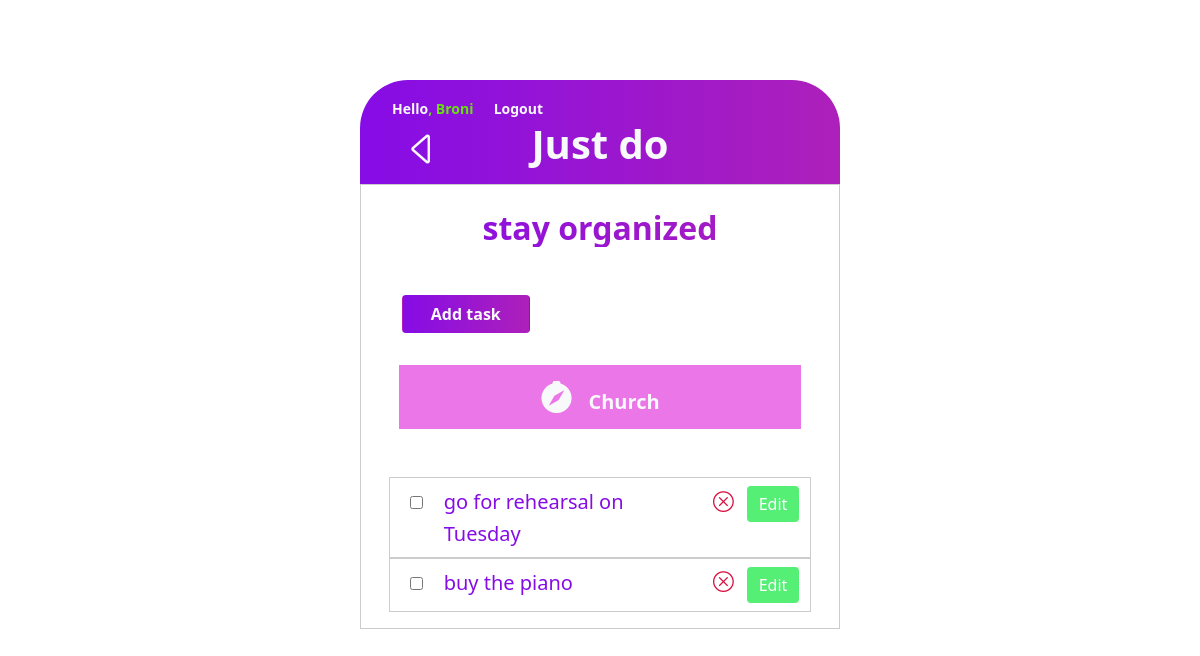
Screenshot of /todolist/7 (signed in) with the database file from the repository.
### todolist/models.py (models this page shows, shortened)
class TodoList(models.Model):
    name = models.CharField(max_length=255)
    icon_color = models.CharField('icon color', max_length=255, null=True, blank=True, default="#d848d6")
    user = models.ForeignKey(User, null=True, blank=True, on_delete=models.CASCADE)

### todoitems/models.py (models this page shows, shortened)
class TodoItem(models.Model):
    task = models.CharField(max_length=255)
    completed = models.BooleanField(default=False)
    todolist = models.ForeignKey(TodoList, null=True, on_delete=models.CASCADE)

### todolist/views.py (the view)
# urls.py: path('<int:pk>', DetailTodoList.as_view(), name='detail-todolist'),
class DetailTodoList(LoginRequiredMixin, DetailView):
    model = TodoList
    template_name = 'todolist/todolist_detail.html'
    context_object_name = 'todolist'

### templates/todolist/todolist_detail.html (shortened to what this page needs)
{% extends 'todolist/base.html' %}
{% block content %}
    <section class="mt-5 position-relative">
        <a href="{% url 'todolist:list-todolist' %}" class="back-btn text-light">
            <span class="bi-caret-left" style="font-size: 2.5rem"></span>
        </a>
        <section class="container d-flex justify-space-around" id="">
            <a href="{% url 'todolist:create-todoitem' todolist.id %}">
                <button class="btn text-light fw-bold ci-btn">Add task</button>
            </a>
        </section>
        <div class="text-light todolist-head" style="background-color: {{ todolist.icon_color }};">
            <span class="bi-compass-fill" style="font-size: 2rem; margin-inline-end: 1rem;"></span><span class="lead fw-bold">{{ todolist.name }}</span>
        </div>
        <section class="d-flex flex-column mt-5" id="todoitems">
            {% if not todolist.todoitem_set.all %}
                <p class="lead">No tasks yet</p>
            {% else %}
            {% for todoitem in todolist.todoitem_set.all %}
                <div class="todoitem row">
                    <div class="col-1">
                        <input type="checkbox" name="checkbox" {% if todoitem.completed %} checked {% endif %} class="p-4" style="margin-inline-end: 1rem;">
                    </div>
                    <div class="col-8">
                        <h4 class="h4 d-inline fs-5" style="color: #860ce6;">{{ todoitem.task }}</h4>
                    </div>
                    <div class="col-1">
                        <a href="{% url 'todoitems:delete-todoitem' todoitem.id %}">
                            <span class="bi-x-circle  cancel-btn" style="color: #d81240;"></span>
                        </a>
                    </div>
                    <div class="col-1">
                        <a href="{% url 'todoitems:update-todoitem' todoitem.id %}">
                            <button class="btn btn-success edit-btn">Edit</button>
                        </a>
                    </div>
                </div>
                {% endfor %}
            {% endif %}
        </section>
    </section>
{% endblock %}

### templates/todolist/base.html (shortened to what this page needs)
{%  load static %}
<!DOCTYPE html>
<html lang="en">
<head>
    <link rel="stylesheet" href="{% static 'bootstrap/css/bootstrap.min.css' %}">
    <link rel="stylesheet" href="https://cdn.jsdelivr.net/npm/bootstrap-icons@1.3.0/font/bootstrap-icons.css">
    <link rel="stylesheet" href="{% static 'stylesheet/style.css' %}">
</head>
<body>
    <div class="wrapper" id="">
        <header class="main-header">
            {% if user.is_authenticated %}
                <small class="small position-relative user"><span class="text-light">Hello</span>, {{ user.username|title }}</small>
                <a href="{% url 'accounts:logout' %}" class="text-decoration-none text-light position-relative logout">
                    <small class="small">Logout</small>
                </a>
            {% endif %}
            <h1 class="h1 text-light p-3 fw-bolder text-center m-0">Just do</h1>
        </header>
        <main class="mt-0 p-3">
            <section class="sub-heading">
                <h2 class="fw-bold text-center pt-2">stay organized</h2>
            </section>
            {% block content %}
            {% endblock %}
        </main>
    </div>
</body>
</html>

### static/stylesheet/style.css (style rules this page uses)
:root { --primary-color: #860ce6; --secondary-color: #ad20ba; --todo-item: #34aefe; }
.back-btn, .forward-btn { position: absolute; top: -11rem; left: 1.6rem; }
.cl-btn, .ci-btn { background: linear-gradient(to right, var(--primary-color), var(--secondary-color)); margin-inline-start: 0.8rem; width: 8rem; }
.ci-btn { width: 8rem; }
.edit-btn { border: none !important; background-color: #56ef76 !important; }
.login, .logout { top: 1rem; left: 3rem; }
input[type="checkbox"] { padding: 0.5rem; }
main { border: 1px solid #ccc; margin: 0; }
.main-header { background: linear-gradient(to right, var(--primary-color), var(--secondary-color)) !important; border-top-right-radius: 3rem; border-top-left-radius: 3rem; font-weight: bolder !important; }
#todoitems { padding-inline: 1.5rem; }
.todoitem { font-size: 1.3rem; border: 1px solid #ccc; padding: 0.5rem; }
.todoitem h4 { color: var(--primary-color); }
.todolist-head { background-color: #fece00; text-align: center; margin-top: 2rem; padding: 0.5rem; margin-inline: 1.4rem; }
.sub-heading h2 { background: linear-gradient(to right, var(--primary-color), var(--secondary-color)); background-clip: text; -webkit-background-clip: text; -webkit-text-fill-color: transparent; }
.signup, .user { left: 2rem; top: 1rem; }
.user { color: #66E20F; }
.wrapper { width: 40vw; margin: 5rem auto; }

### rows the page displays
TodoList: name "Church"
TodoItem: task "go for rehearsal on Tuesday"
TodoItem: task "buy the piano"

### other values shown
{{ user.username|title }} "Broni"
